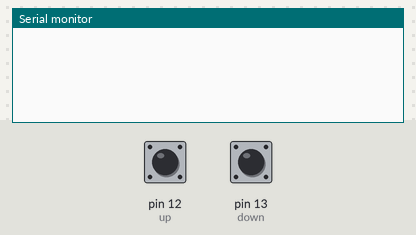
Simulated run of this sketch. Board: Arduino Mega 2560, built with avr-gcc and run on an emulated ATmega2560. Parts: the last lines printed to the serial monitor. The test bench sets the inputs (shaded band); at power-on: pin 12 (up) HIGH, pin 13 (down) HIGH.

Above: at 1.2 s.
1.3 s: pin 12 (up) pulled LOW for 0.15 s
At 2.0 s:
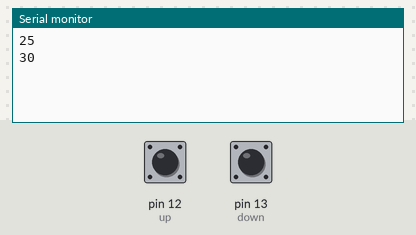
2.9 s: pin 13 (down) pulled LOW for 0.15 s
At 4.2 s:
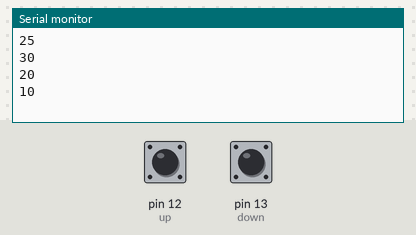
4.5 s: pin 12 (up) pulled LOW for 1 s
At 6.3 s:
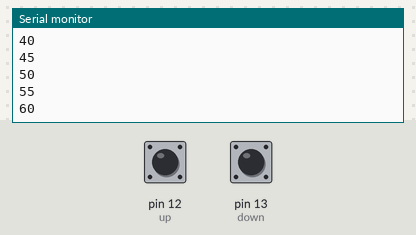
7.0 s: pin 13 (down) pulled LOW for 1 s
At 9.4 s:
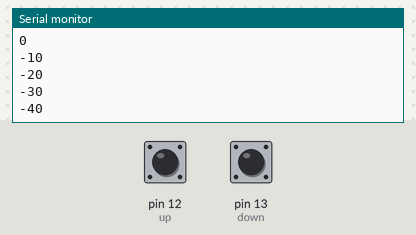
Timing chart, 0 to 10.5 s (numbered marks = the images above; inputs shaded):
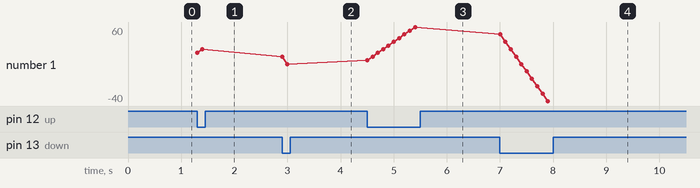

The sketch:

ESCcontrol.ino
```cpp
#include <TimerOne.h>

int val = 20;
const int fanPin = 40;
int pulseLength;
int up = 12;
int down = 13;
boolean fetUp = false;
boolean fetDown = false;
int repTime = 100;

void setup() {
  Serial.begin(9600);
  Timer1.initialize(20000);
  Timer1.attachInterrupt(pulse);
  pulseLength = 0;
  pinMode(up, INPUT_PULLUP);
  pinMode(down, INPUT_PULLUP);
}

void loop() {
    if(digitalRead(up) == LOW) {
      val += 5;
      Serial.println(val);
      delay(100);
    }
    if(digitalRead(down) == LOW) {
      val -= 10;
      Serial.println(val);
      delay(100);
    }
    pulseLength = 1000 + val;
  }

void pulse() {
  digitalWrite(fanPin, HIGH);
  delayMicroseconds(pulseLength);
  digitalWrite(fanPin, LOW);
}
```

Measured:
- after the input at 1.3 s, the serial monitor: prints a new line at once (image 1)
- after the input at 2.9 s, the serial monitor: prints a new line at once (image 2)
- after the input at 4.5 s, the serial monitor: prints a new line at once (image 3)
- after the input at 7.0 s, the serial monitor: prints a new line after 0.40 s (image 4)
- plotted number 1: 30 → 10 after the input at 2.9 s, 10 → 60 after the input at 4.5 s, 60 → -40 after the input at 7.0 s
